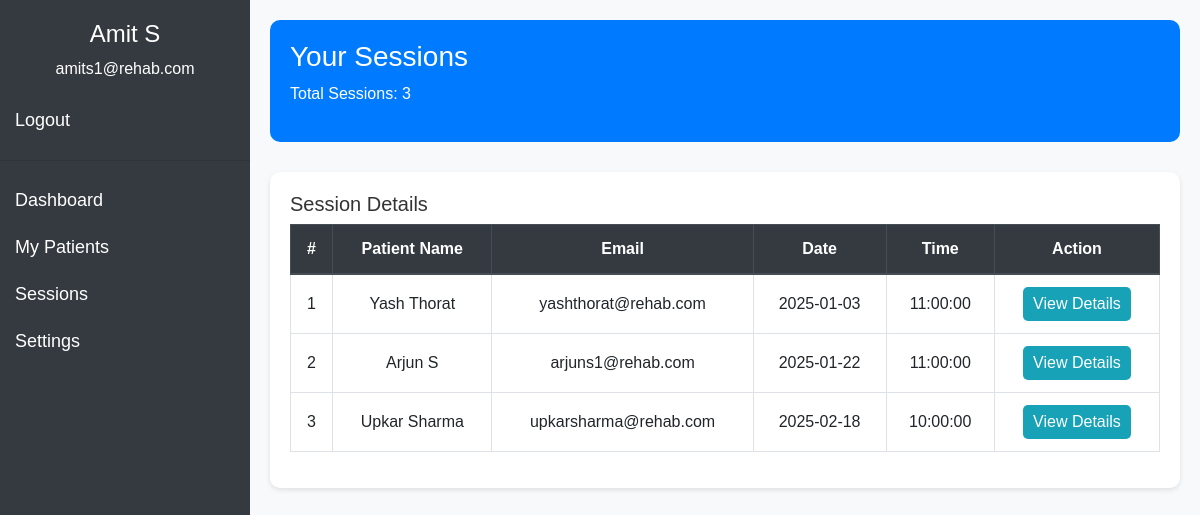
The app's page /doc_sessions.php (signed in), older data.
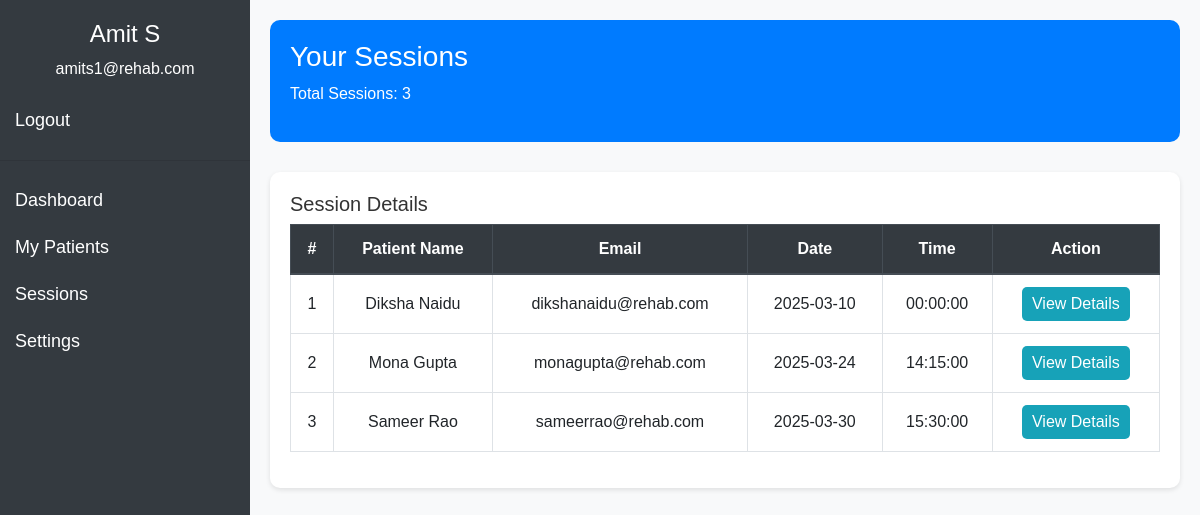
The same page, newer data.
### tables this page shows
CREATE TABLE `appointments` (
  `appointment_id` int(11) NOT NULL,
  `patient_id` int(11) DEFAULT NULL,
  `doctor_id` int(11) DEFAULT NULL,
  `appointment_date` date NOT NULL,
  `appointment_time` time NOT NULL,
  `status` varchar(50) DEFAULT 'Pending'
);

CREATE TABLE `patients` (
  `patient_id` int(11) NOT NULL,
  `name` varchar(100) NOT NULL,
  `age` int(11) DEFAULT NULL,
  `address` varchar(255) DEFAULT NULL,
  `phone` varchar(15) DEFAULT NULL,
  `email` varchar(100) DEFAULT NULL,
  `password` varchar(255) NOT NULL,
  `diagnosis_type` varchar(100) DEFAULT NULL,
  `Surgery_status` varchar(100) DEFAULT NULL,
  `role_id` int(11) DEFAULT NULL,
  `admitted_date` date DEFAULT NULL
);

### doc_sessions.php (the view, shortened to what this page needs)
<?php
include 'connection.php';
$email = $_SESSION['email'];
$query = "SELECT * FROM doctors WHERE email='$email'";
$result = mysqli_query($conn, $query);
if (mysqli_num_rows($result) > 0) {
    $doctor = mysqli_fetch_assoc($result);
    $doctor_name = $doctor['name'];
    $doctor_id = $doctor['doctor_id'];
} else {
    echo "Doctor not found!";
    exit();
}
$session_count_query = "SELECT COUNT(*) AS session_count FROM appointments WHERE doctor_id = '$doctor_id'";
$session_count_result = mysqli_query($conn, $session_count_query);
$total_sessions = mysqli_fetch_assoc($session_count_result)['session_count'];
$sessions_query = "
    SELECT a.appointment_id, a.appointment_date, a.appointment_time, p.name AS patient_name, p.email AS patient_email
    FROM appointments a
    JOIN patients p ON a.patient_id = p.patient_id
    WHERE a.doctor_id = '$doctor_id'
    ORDER BY a.appointment_date, a.appointment_time";
$sessions_result = mysqli_query($conn, $sessions_query);
?>
<!DOCTYPE html>
<html lang="en">
<head>
    <link rel="stylesheet" href="https://stackpath.bootstrapcdn.com/bootstrap/4.5.2/css/bootstrap.min.css">
</head>
<body>
    <div class="sidebar">
        <h4><?php echo $doctor_name; ?></h4>
        <p><?php echo $email; ?></p>
        <a href="logout.php">Logout</a>
        <hr>
        <a href="doctor_dashboard.php?page=dashboard">Dashboard</a>
        <a href="my_patients.php">My Patients</a>
        <a href="doc_sessions.php" class="active">Sessions</a>
        <a href="doc_settings.php">Settings</a>
    </div>
    <div class="main-content">
        <div class="header-section">
            <h3>Your Sessions</h3>
            <p>Total Sessions: <?php echo $total_sessions; ?></p>
        </div>
        <div class="table-container">
            <h5>Session Details</h5>
            <table class="table table-bordered">
                <thead class="thead-dark">
                    <tr>
                        <th>#</th>
                        <th>Patient Name</th>
                        <th>Email</th>
                        <th>Date</th>
                        <th>Time</th>
                        <th>Action</th>
                    </tr>
                </thead>
                <tbody>
                    <?php
                    if (mysqli_num_rows($sessions_result) > 0) {
                        $count = 1;
                        while ($session = mysqli_fetch_assoc($sessions_result)) {
                            echo "<tr>";
                            echo "<td>" . $count++ . "</td>";
                            echo "<td>" . $session['patient_name'] . "</td>";
                            echo "<td>" . $session['patient_email'] . "</td>";
                            echo "<td>" . $session['appointment_date'] . "</td>";
                            echo "<td>" . $session['appointment_time'] . "</td>";
                            echo "<td><a href='view_session_details.php?appointment_id=" . $session['appointment_id'] . "' class='btn btn-view-details'>View Details</a></td>";
                            echo "</tr>";
                        }
                    } else {
                        echo "<tr><td colspan='6'>No sessions available.</td></tr>";
                    }
                    ?>
                </tbody>
            </table>
        </div>
    </div>
</body>
</html>

Row changes from the older to the newer data that the page shows:
removed appointments: patient.name "Yash Thorat", patient.email "yashthorat@rehab.com", appointment_date "2025-01-03", appointment_time "11:00:00"
removed appointments: patient.name "Upkar Sharma", patient.email "upkarsharma@rehab.com", appointment_date "2025-02-18", appointment_time "10:00:00"
changed appointments: patient.name "Arjun S" → "Diksha Naidu"; patient.email "arjuns1@rehab.com" → "dikshanaidu@rehab.com"; appointment_date "2025-01-22" → "2025-03-10"; appointment_time "11:00:00" → "00:00:00"
added appointments: patient.name "Mona Gupta", patient.email "monagupta@rehab.com", appointment_date "2025-03-24", appointment_time "14:15:00"
added appointments: patient.name "Sameer Rao", patient.email "sameerrao@rehab.com", appointment_date "2025-03-30", appointment_time "15:30:00"
